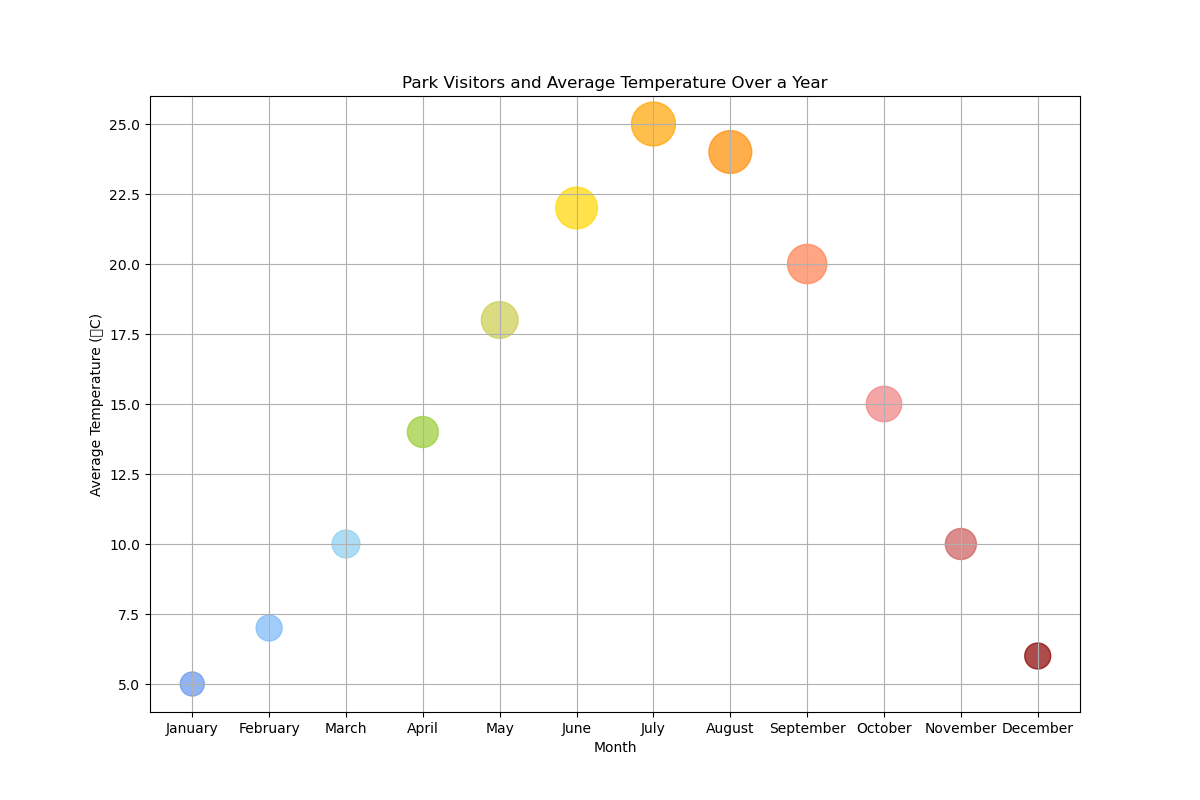

This figure's Python source:

import matplotlib.pyplot as plt

# Data for scatterplot
months = ["January", "February", "March", "April", "May", "June",
          "July", "August", "September", "October", "November", "December"]
average_temperature_celsius = [5, 7, 10, 14, 18, 22, 25, 24, 20, 15, 10, 6]
number_of_visitors_thousands = [30, 35, 40, 50, 70, 90, 100, 95, 80, 65, 50, 35]

# Size of each point will be proportional to the number of visitors
sizes = [visitors * 10 for visitors in number_of_visitors_thousands]

# Different colors for different temperatures (cooler to warmer)
colors = ['#6495ED', '#7BB8FA', '#89CFF0', '#9ACD32', '#CCCC4D', '#FFD700',
          '#FFA500', '#FF8C00', '#FF7F50', '#F08080', '#CD5C5C', '#8B0000']

# Create scatterplot
plt.figure(figsize=(12, 8))  # increase the width and height of the chart
plt.scatter(months, average_temperature_celsius, s=sizes, c=colors, alpha=0.7)

# Chart details
plt.title('Park Visitors and Average Temperature Over a Year')
plt.xlabel('Month')
plt.ylabel('Average Temperature (°C)')
plt.grid(True)

# Show the chart
plt.show()
